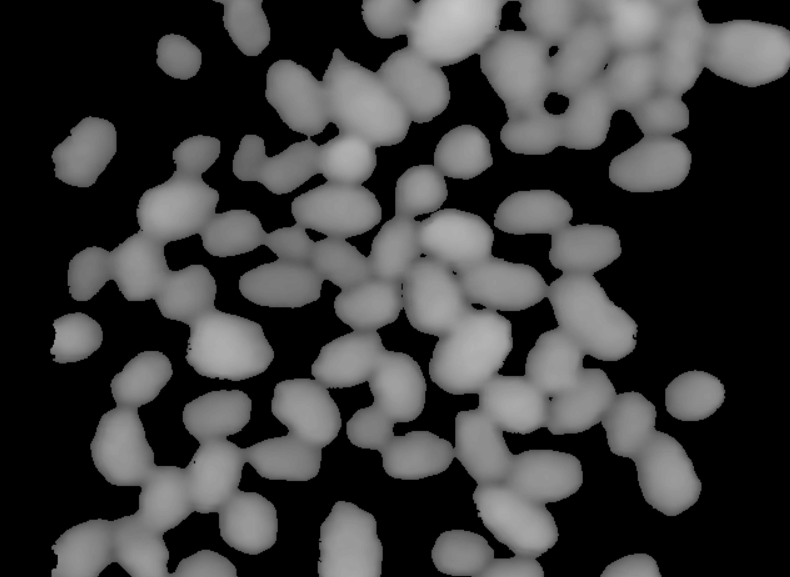
#> input picture Jupyter/3.png, 790 x 577 px
$ jupyter execute --allow-errors myNotebook.ipynb
#> lines starting #> are read from the running program, lines starting #| are printed output that depends on the picture; after the words box and inside, x2 and y2 are one past the last pixel; in counts of white or black regions, pixels touching at a corner belong together
[cell 1]
import numpy as np
from skimage.segmentation import watershed
from skimage.feature import peak_local_max
import matplotlib.pyplot as plt
from scipy import ndimage

[cell 2]
x, y = np.indices((80, 80))
x1, y1, x2, y2 = 28, 28, 44, 52
r1, r2 = 16, 20
mask_circle1 = (x - x1) ** 2 + (y - y1) ** 2 < r1 ** 2
mask_circle2 = (x - x2) ** 2 + (y - y2) ** 2 < r2 ** 2
image = np.logical_or(mask_circle1, mask_circle2)

[cell 3]
plt.imshow(image)
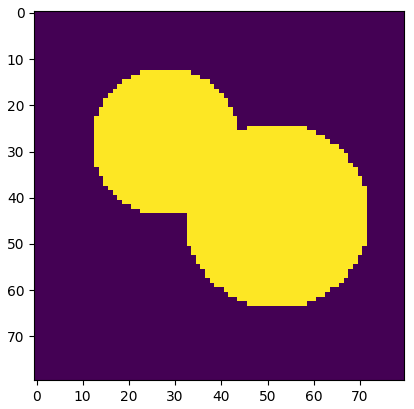
#> figure drawn by matplotlib, 1 panel

[cell 4]
distance = ndimage.distance_transform_edt(image)
plt.imshow(distance)
distance
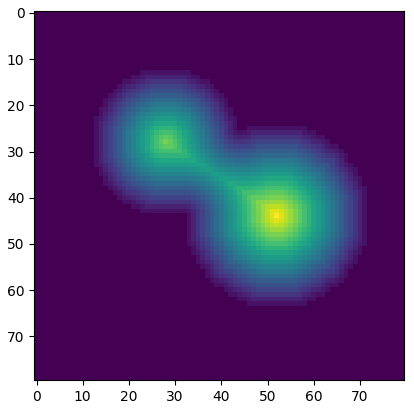
#> figure drawn by matplotlib, 1 panel

[cell 5]
local_maxi = peak_local_max( distance, min_distance=3, labels=image)
mask = np.zeros(distance.shape, dtype=bool)
mask[tuple(local_maxi.T)] = True
markers, _ = ndimage.label(mask)
plt.imshow(markers)
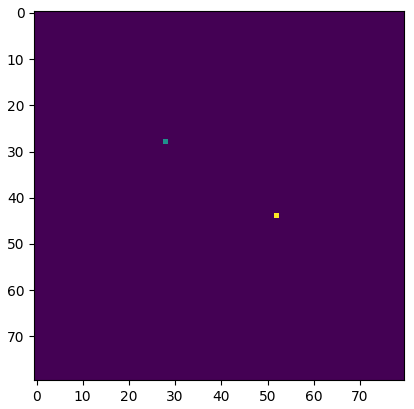
#> figure drawn by matplotlib, 1 panel

[cell 6]
labels = watershed(-distance, markers, mask=image)
plt.imshow(labels)
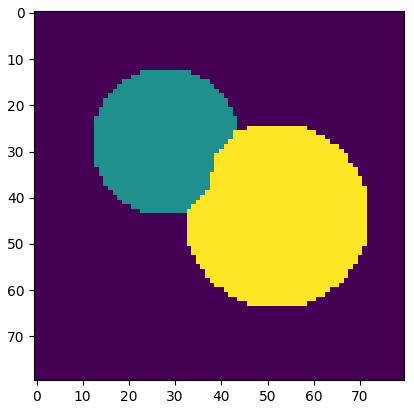
#> figure drawn by matplotlib, 1 panel

[cell 7]
import imageio
from scipy import misc
import cv2

[cell 8]
img = imageio.imread('3.png')
#> img is the input picture: shape (577, 790, 3); min 0, max 198, mean 60.2


plt.imshow(img)

[cell 9]
from skimage import color


gray =  np.mean(img, -1)

plt.imshow(gray)

[cell 10]
mask = gray > gray.mean()
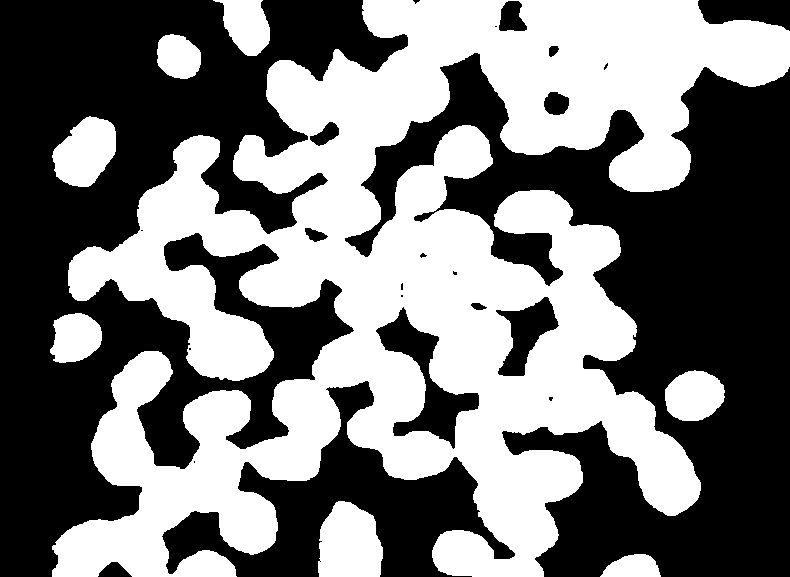
#> mask: shape (577, 790) bool; 47% white; 8 white regions, largest, box (x1, y1, x2, y2) and area: (52, 0, 790, 577) 198085, (318, 501, 383, 577) 4024, (52, 116, 116, 187) 3185
label_im, nb_labels = ndimage.label(mask)
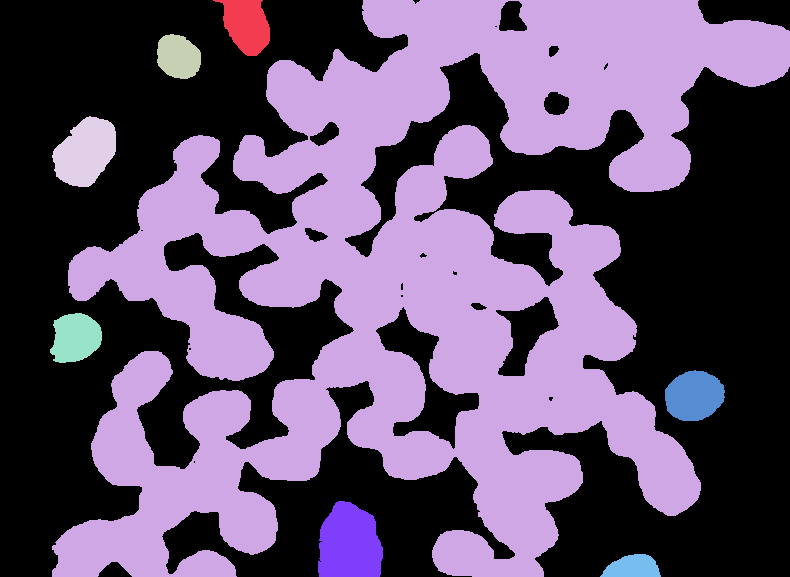
#> label_im: shape (577, 790) int32; 9 distinct labels, from 0 to 8; one colour per label, 0 black
#> nb_labels = 8
plt.imshow(label_im)

[cell 11]
from scipy import ndimage as ndi
image_max = ndi.maximum_filter(gray, size=10, mode='constant')
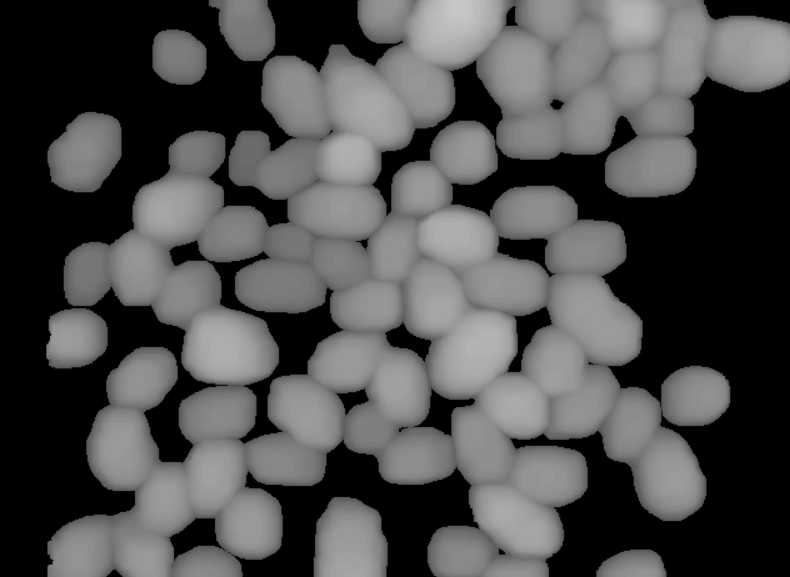
#> image_max: shape (577, 790) float64; min 0, max 198, mean 77
plt.imshow(image_max)

[cell 12]
from skimage import filters

from skimage.segmentation import random_walker

#> (the rest of this cell did not finish here and is left out)

[cell 13]
# gray3 = cv2.GaussianBlur(gray, (21,21),11)
gray3 = cv2.blur(gray ,(21,21))
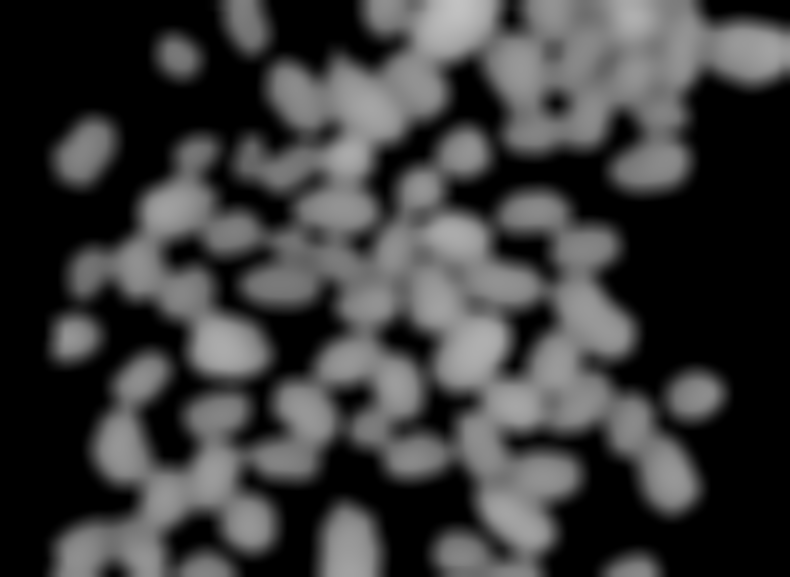
#> gray3: shape (577, 790) float64; min 0, max 194.3, mean 60.2


local_maxi = peak_local_max(gray3, min_distance=11, labels=label_im)
#> local_maxi = 73 pairs, first value 11 to 565, second value 68 to 770
mask = np.zeros(gray.shape, dtype=bool)
mask[tuple(local_maxi.T)] = True
markers, _ = ndimage.label(mask)
plt.imshow(gray3)
plt.plot(local_maxi[:,1], local_maxi[:,0], 'o', markeredgecolor='r', markerfacecolor='none', markersize=10)
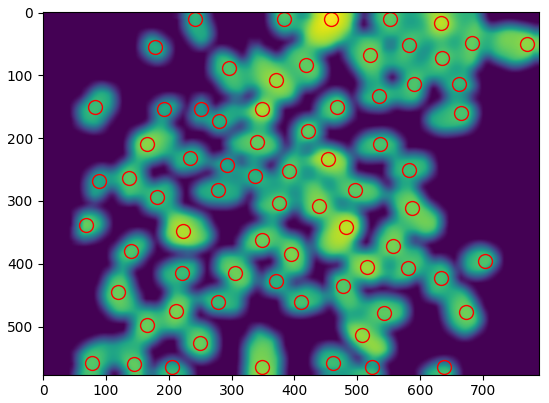
#> figure drawn by matplotlib, 1 panel

[cell 14]
labels = watershed(-gray, markers, mask=label_im)
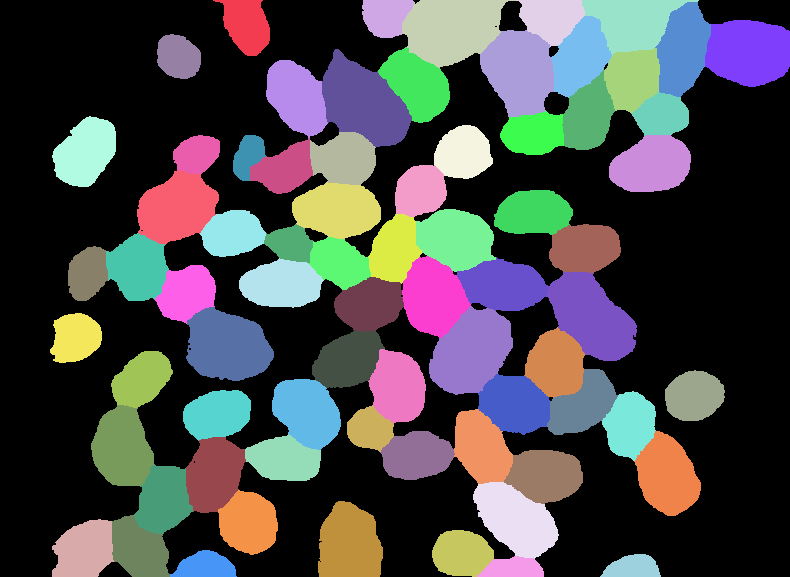
#> labels: shape (577, 790) int32; 74 distinct labels, from 0 to 73; one colour per label, 0 black
a = np.unique(labels)[0]
#> a = 0
plt.imshow(labels)

$ run again, with Jupyter/1.png copied over Jupyter/3.png
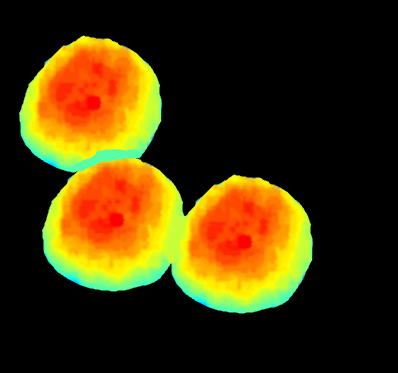
#> input picture Jupyter/1.png, 398 x 373 px
#> img is the input picture: shape (373, 398, 3); mean R, G, B 68.1, 50.9, 7.9
#> `mask = gray > gray.mean()`:
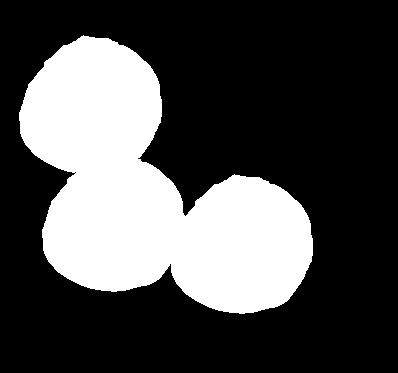
#> mask: shape (373, 398) bool; 30% white; 1 white region, box (x1, y1, x2, y2) and area: (19, 35, 313, 314) 44539
#> nb_labels = 1
#> local_maxi = [[240, 173], [269, 147], [291, 275], [111, 150], [250, 301], [146, 130], [277, 98], [299, 226], [158, 69], [188, 252], [49, 101]]
#> `labels = watershed(-gray, markers, mask=label_im)`:
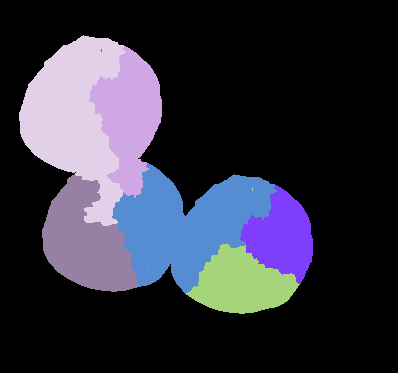
#> labels: shape (373, 398) int32; 12 distinct labels, from 0 to 11; one colour per label, 0 black
#> a = 0

$ run again, with Jupyter/2.png copied over Jupyter/3.png
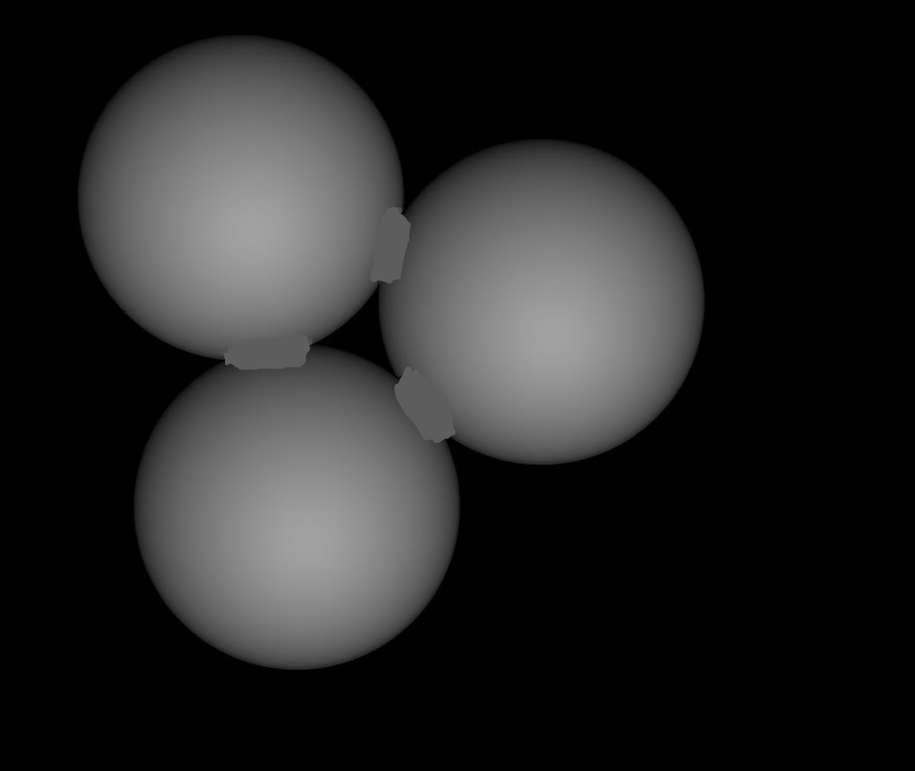
#> input picture Jupyter/2.png, 915 x 771 px, shrunk from 1126 x 948 before the run
#> img is the input picture: shape (771, 915, 4); mean R, G, B, A 37.2, 37.2, 37.2, 255
#> mask: shape (771, 915) bool; 34.3% white; 1 white region, box (x1, y1, x2, y2) and area: (80, 40, 703, 669) 242297
#> label_im: shape (771, 915) int32; 3 distinct labels, from 0 to 2
#> nb_labels = 2
#> local_maxi = [[335, 552], [540, 308], [231, 251], [267, 389], [231, 397], [427, 437], [282, 378]]
#> `labels = watershed(-gray, markers, mask=label_im)`:
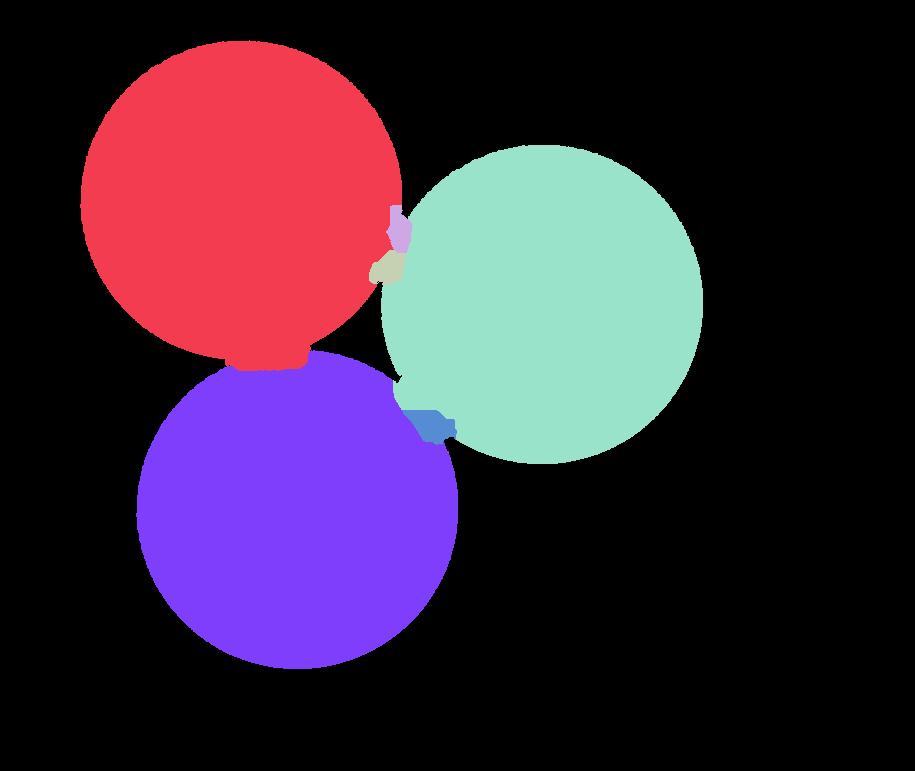
#> labels: shape (771, 915) int32; 8 distinct labels, from 0 to 7; one colour per label, 0 black
#> a = 0
